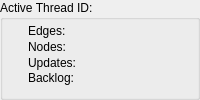
                    <widget class="QGroupBox" name="threadInfoGroup">
                     <property name="sizePolicy">
                      <sizepolicy hsizetype="Preferred" vsizetype="Minimum">
                       <horstretch>0</horstretch>
                       <verstretch>0</verstretch>
                      </sizepolicy>
                     </property>
                     <property name="minimumSize">
                      <size>
                       <width>0</width>
                       <height>90</height>
                      </size>
                     </property>
                     <property name="title">
                      <string>Active Thread ID:</string>
                     </property>
                     <layout class="QGridLayout" name="gridLayout_7">
                      <property name="topMargin">
                       <number>3</number>
                      </property>
                      <property name="verticalSpacing">
                       <number>4</number>
                      </property>
                      <item row="1" column="0">
                       <layout class="QGridLayout" name="gridLayout_12">
                        <item row="3" column="0">
                         <widget class="QLabel" name="updatesLabel">
                          <property name="statusTip">
                           <string>Trace updates integrated into the graph</string>
                          </property>
                          <property name="text">
                           <string>Updates:</string>
                          </property>
                         </widget>
                        </item>
                        <item row="2" column="0">
                         <widget class="QLabel" name="nodesLabel">
                          <property name="text">
                           <string>Nodes:</string>
                          </property>
                         </widget>
                        </item>
                        <item row="1" column="0">
                         <widget class="QLabel" name="edgesLabel">
                          <property name="sizePolicy">
                           <sizepolicy hsizetype="Fixed" vsizetype="Preferred">
                            <horstretch>0</horstretch>
                            <verstretch>0</verstretch>
                           </sizepolicy>
                          </property>
                          <property name="minimumSize">
                           <size>
                            <width>144</width>
                            <height>0</height>
                           </size>
                          </property>
                          <property name="text">
                           <string>Edges:</string>
                          </property>
                          <property name="alignment">
                           <set>Qt::AlignLeading|Qt::AlignLeft|Qt::AlignVCenter</set>
                          </property>
                         </widget>
                        </item>
                        <item row="4" column="0">
                         <widget class="QLabel" name="backlogLabel">
                          <property name="statusTip">
                           <string>Trace updates queued for integration into the graph</string>
                          </property>
                          <property name="text">
                           <string>Backlog:</string>
                          </property>
                         </widget>
                        </item>
                       </layout>
                      </item>
                     </layout>
                    </widget>
